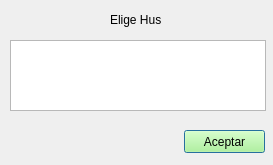
<?xml version="1.0" encoding="UTF-8"?>
<ui version="4.0">
 <class>Dialog</class>
 <widget class="QDialog" name="Dialog">
  <property name="geometry">
   <rect>
    <x>0</x>
    <y>0</y>
    <width>273</width>
    <height>165</height>
   </rect>
  </property>
  <property name="windowTitle">
   <string>Dialog</string>
  </property>
  <widget class="QListWidget" name="list_huso">
   <property name="geometry">
    <rect>
     <x>10</x>
     <y>40</y>
     <width>256</width>
     <height>71</height>
    </rect>
   </property>
  </widget>
  <widget class="QLabel" name="label">
   <property name="geometry">
    <rect>
     <x>110</x>
     <y>10</y>
     <width>51</width>
     <height>20</height>
    </rect>
   </property>
   <property name="text">
    <string>Elige Huso</string>
   </property>
  </widget>
  <widget class="QPushButton" name="btn_huso">
   <property name="geometry">
    <rect>
     <x>184</x>
     <y>130</y>
     <width>81</width>
     <height>23</height>
    </rect>
   </property>
   <property name="styleSheet">
    <string notr="true">background-color:rgb(170, 255, 127)</string>
   </property>
   <property name="text">
    <string>Aceptar</string>
   </property>
  </widget>
 </widget>
 <resources/>
 <connections/>
</ui>
